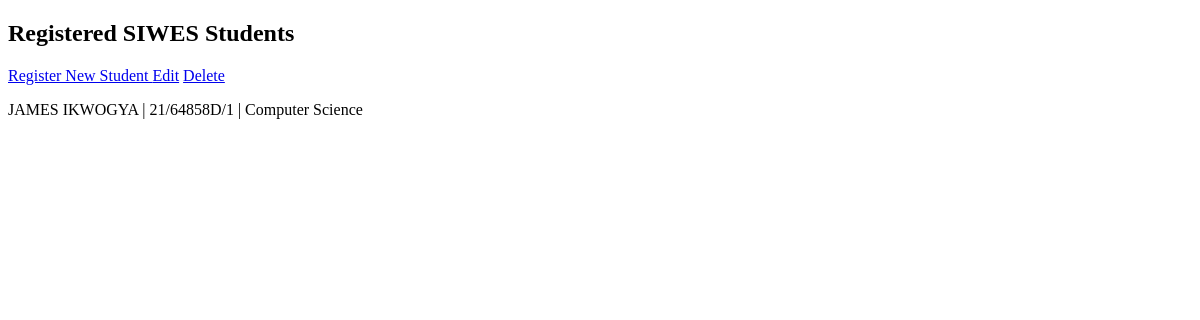
Page /students/students/ on the earlier database version.
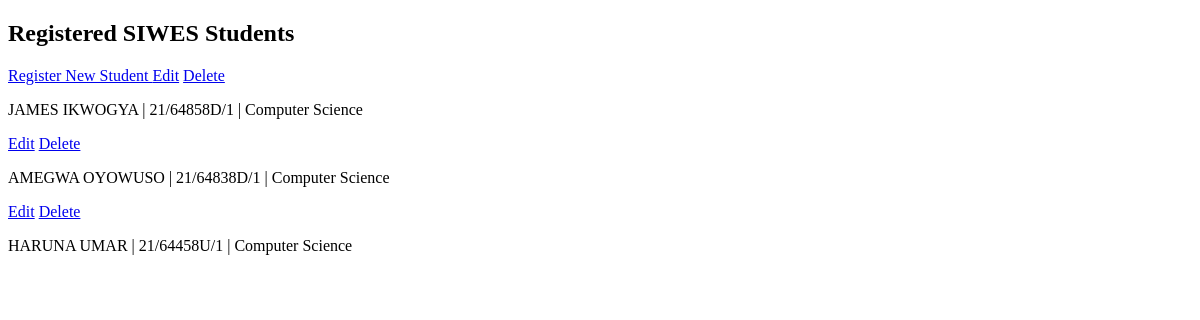
Same page on the later database version.
### students/models.py (models this page shows, shortened)
class Student(models.Model):
    first_name = models.CharField(max_length=100)
    last_name = models.CharField(max_length=100)
    matric_number = models.CharField(
        max_length=30,
        unique=True
    )
    department = models.CharField(max_length=100)
    institution = models.CharField(max_length=150)
    email = models.EmailField(unique=True)
    phone = models.CharField(max_length=20)
    date_registered = models.DateTimeField(
        auto_now_add=True
    )

### students/views.py (the view)
# urls.py: path('', lambda request: redirect('student_list')),
def student_list(request):
    students = Student.objects.all()
    return render(request, 'students/student_list.html', {
        'students': students
    })

### students/templates/students/student_list.html (shortened to what this page needs)
<!DOCTYPE html>
<html>
<head>
</head>
<body>
    <h2>Registered SIWES Students</h2>
    <a href="{% url 'student_create' %}">
        Register New Student
    </a>
    {% for student in students %}
     <a href="{% url 'student_update' student.pk %}">Edit</a>
    <a href="{% url 'student_delete' student.pk %}">Delete</a>
        <p>
            {{ student.first_name }}
            {{ student.last_name }} |
            {{ student.matric_number }} |
            {{ student.department }}
        </p>
    {% empty %}
        <p>No students registered yet.</p>
    {% endfor %}
</body>
</html>

Differences in the rows shown:
added Student: first_name "AMEGWA", last_name "OYOWUSO", matric_number "21/64838D/1", department "Computer Science"
added Student: first_name "HARUNA", last_name "UMAR", matric_number "21/64458U/1", department "Computer Science"
